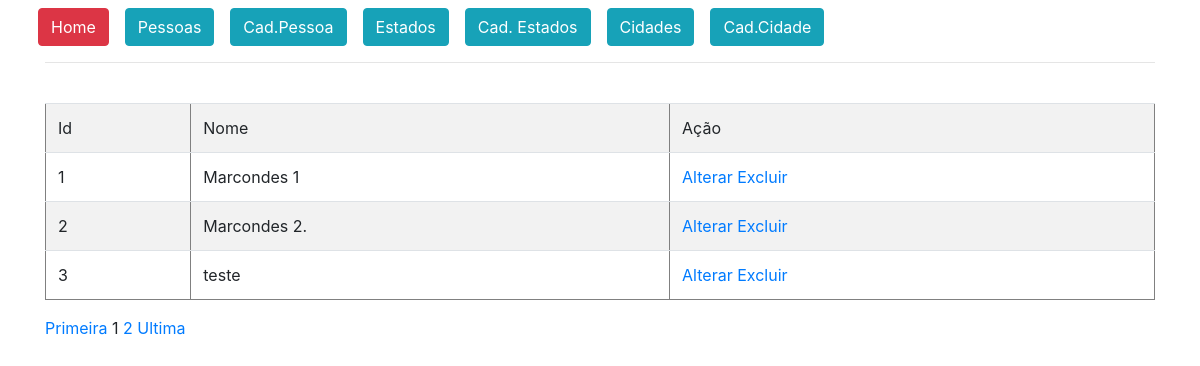
Page /painel.php?modulo=pessoas&pagina=listagem (signed in) on the committed database.
### tables this page shows
CREATE TABLE `menu` (
  `id` int(11) NOT NULL,
  `endereco` varchar(100) NOT NULL,
  `classe` varchar(100) NOT NULL,
  `descricao` varchar(100) NOT NULL,
  `ordem` int(11) NOT NULL
);

CREATE TABLE `pessoas` (
  `id` int(11) NOT NULL,
  `nome` varchar(100) NOT NULL
);

### cadastros/pessoas/listagem.php (the view, shortened to what this page needs)
<?php
    $pagina_atual = filter_input(INPUT_GET,'paginacao', FILTER_SANITIZE_NUMBER_INT);
    $pagina = (!empty($pagina_atual)) ? $pagina_atual : 1;
    $qnt_result_pg = 3;
    $inicio = ($qnt_result_pg * $pagina) - $qnt_result_pg;
    $conn = mysqli_connect('127.0.0.1', 'root', '', 'base_crud');
    $result_pessoas = "SELECT * FROM pessoas LIMIT $inicio, $qnt_result_pg";
    $resultado_pessoas = mysqli_query($conn, $result_pessoas);
    $html = '<br>';
    $html .= '<table border="1" class="table table-striped"><tr><td>Id</td><td>Nome</td><td>Ação</td></tr>';
    while($row_pessoa = mysqli_fetch_assoc($resultado_pessoas)){
        $html .= '<tr>';
        $html .= "<td>" . $row_pessoa['id'] . "</td>";
        $html .= "<td>" . $row_pessoa['nome'] . "</td>";
        $html .= "<td><a href='?modulo=pessoas&pagina=alterar&id=" . $row_pessoa['id'] ."'>Alterar </a>";
        $html .= "<a href='?modulo=pessoas&pagina=deletar&id=" . $row_pessoa['id'] ."'>Excluir</a></td>";
        $html .= '</tr>';
    }
    $html .= '</table>';
    echo $html;
    $result_pg = "SELECT COUNT(id) AS num_result FROM pessoas";
    $resultado_pg = mysqli_query($conn, $result_pg);
    $row_pg = mysqli_fetch_assoc($resultado_pg);
    $quantidade_pg = ceil($row_pg['num_result'] / $qnt_result_pg);
    $max_links = 100;
    echo "<a href='painel.php?modulo=pessoas&pagina=listagem&paginacao=1'>Primeira</a> ";
    echo "$pagina ";
    for($pag_dep = $pagina + 1; $pag_dep <= $pagina + $max_links; $pag_dep++){
        if($pag_dep <= $quantidade_pg){
            echo "<a href='painel.php?modulo=pessoas&pagina=listagem&paginacao=$pag_dep'>$pag_dep</a> ";
        }
    }
    echo "<a href='painel.php?modulo=pessoas&pagina=listagem&paginacao=$quantidade_pg'>Ultima</a>";
?>

### layouts/header.php (shortened to what this page needs)
<!DOCTYPE html>
<html lang="pt-br">
  <head>
    <link rel="stylesheet" href="https://stackpath.bootstrapcdn.com/bootstrap/4.1.3/css/bootstrap.min.css">
  </head>
  <body>
    <div class="container">

### layouts/menu.php
<?php
    $stmt = $conn->prepare('SELECT * FROM menu order by ordem,descricao');
    $stmt->execute();
    $resultado = $stmt->fetchAll();
?>
<div class="row">
    <?php
        foreach ($resultado as $linha) {
            ?>
                <a href="<?=$linha['endereco']?>"
                class="<?=$linha['classe']?>">
                <?=$linha['descricao']?></a>
            <?php
        }
    ?>
    </div>
<hr>

### painel.php (shortened to what this page needs)
<?php
include "bibliotecas/conexao.php";
include LAYOUTS.'header.php';
include LAYOUTS.'menu.php';
if (!isset($_GET['pagina']))
    include LAYOUTS.'home.php';
else
    include CADASTROS.$_GET['modulo'].'/'.$_GET['pagina'].'.php';
include LAYOUTS.'footer.php';
?>

### layouts/footer.php (shortened to what this page needs)
</div>
  </body>
</html>

### rows in the picture
menu: descricao "Home"
menu: descricao "Pessoas"
menu: descricao "Cad.Pessoa"
menu: descricao "Estados"
menu: descricao "Cad. Estados"
menu: descricao "Cidades"
menu: descricao "Cad.Cidade"
pessoas: id "1", nome "Marcondes 1"
pessoas: id "2", nome "Marcondes 2."
pessoas: id "3", nome "teste"

### other values in the picture
$pagina "1"
